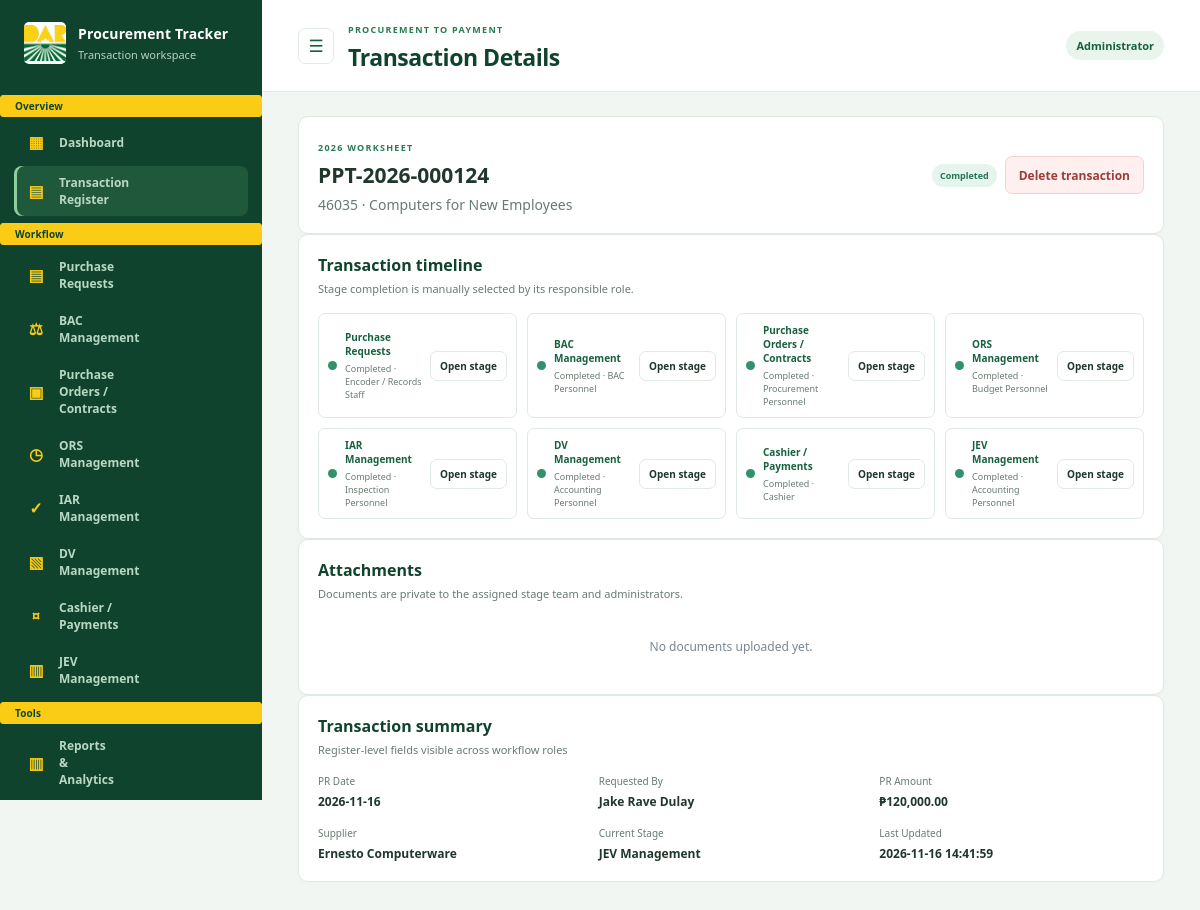
The app's page /pptracker/index.php?page=transaction&id=124 (signed in) with its own data.
### tables this page shows
CREATE TABLE `users` (
  `id` bigint(20) UNSIGNED NOT NULL,
  `name` varchar(120) NOT NULL,
  `username` varchar(60) NOT NULL,
  `password_hash` varchar(255) NOT NULL,
  `role` varchar(60) NOT NULL,
  `active` tinyint(1) NOT NULL DEFAULT 1,
  `created_at` datetime NOT NULL DEFAULT current_timestamp(),
  `last_login` datetime DEFAULT NULL
);

CREATE TABLE `transactions` (
  `id` bigint(20) UNSIGNED NOT NULL,
  `transaction_code` varchar(40) NOT NULL,
  `worksheet` varchar(30) NOT NULL,
  `current_stage` varchar(40) NOT NULL DEFAULT 'purchase_requests',
  `status` varchar(30) NOT NULL DEFAULT 'In Progress',
  `created_by` bigint(20) UNSIGNED DEFAULT NULL,
  `created_at` datetime NOT NULL DEFAULT current_timestamp(),
  `updated_at` datetime NOT NULL DEFAULT current_timestamp() ON UPDATE current_timestamp()
);

CREATE TABLE `purchase_requests` (
  `transaction_id` bigint(20) UNSIGNED NOT NULL,
  `sequence_number` varchar(50) DEFAULT NULL,
  `pr_date` date DEFAULT NULL,
  `pr_number` varchar(100) DEFAULT NULL,
  `received_at` datetime DEFAULT NULL,
  `particulars` text DEFAULT NULL,
  `quantity` decimal(16,3) DEFAULT NULL,
  `unit` varchar(80) DEFAULT NULL,
  `amount` decimal(16,2) DEFAULT NULL,
  `requested_by` varchar(150) DEFAULT NULL,
  `workflow_status` varchar(30) NOT NULL DEFAULT 'In Progress',
  `updated_by` bigint(20) UNSIGNED DEFAULT NULL,
  `updated_at` datetime NOT NULL DEFAULT current_timestamp() ON UPDATE current_timestamp()
);

CREATE TABLE `purchase_orders` (
  `transaction_id` bigint(20) UNSIGNED NOT NULL,
  `po_number` varchar(100) DEFAULT NULL,
  `po_date` date DEFAULT NULL,
  `supplier` varchar(200) DEFAULT NULL,
  `accountant_received_date` date DEFAULT NULL,
  `coa_received_date` date DEFAULT NULL,
  `procurement_mode` varchar(150) DEFAULT NULL,
  `description` text DEFAULT NULL,
  `quantity` decimal(16,3) DEFAULT NULL,
  `unit` varchar(80) DEFAULT NULL,
  `amount` decimal(16,2) DEFAULT NULL,
  `released_time` time DEFAULT NULL,
  `released_date` date DEFAULT NULL,
  `workflow_status` varchar(30) NOT NULL DEFAULT 'Not Started',
  `remarks` text DEFAULT NULL,
  `updated_by` bigint(20) UNSIGNED DEFAULT NULL,
  `updated_at` datetime NOT NULL DEFAULT current_timestamp() ON UPDATE current_timestamp()
);

### pptracker/app/bootstrap.php (called while the page is built, shortened)
<?php
$config = require dirname(__DIR__) . '/config.php';
function db(): PDO
{
    static $pdo;
    global $config;
    if ($pdo instanceof PDO) return $pdo;
    $dsn = sprintf('mysql:host=%s;port=%s;dbname=%s;charset=utf8mb4', $config['db_host'], $config['db_port'], $config['db_name']);
    $pdo = new PDO($dsn, $config['db_user'], $config['db_password'], [
        PDO::ATTR_ERRMODE => PDO::ERRMODE_EXCEPTION,
        PDO::ATTR_DEFAULT_FETCH_MODE => PDO::FETCH_ASSOC,
        PDO::ATTR_EMULATE_PREPARES => false,
    ]);
    return $pdo;
}
function h(mixed $value): string
{
    return htmlspecialchars((string)($value ?? ''), ENT_QUOTES | ENT_SUBSTITUTE, 'UTF-8');
}
function current_user(): ?array
{
    $id = (int)($_SESSION['user']['id'] ?? 0);
    $stmt = db()->prepare('SELECT id,name,username,role FROM users WHERE id=? AND active=1');
    $stmt->execute([$id]);
    $user = $stmt->fetch();
    $resolvedUser = [
        'id' => (int)$user['id'],
        'name' => $user['name'],
        'username' => $user['username'],
        'role' => $user['role'],
    ];
    return $resolvedUser;
}
function transaction_row(int $id): ?array
{
    $stmt = db()->prepare('SELECT t.*, pr.pr_number, pr.pr_date, pr.particulars, pr.requested_by, pr.amount AS pr_amount, po.supplier, po.po_number FROM transactions t LEFT JOIN purchase_requests pr ON pr.transaction_id=t.id LEFT JOIN purchase_orders po ON po.transaction_id=t.id WHERE t.id=?');
    $stmt->execute([$id]);
    $row = $stmt->fetch();
    return $row ?: null;
}
function stage_statuses(int $id): array
{
    $statuses = [];
    foreach (STAGES as $stage => $info) {
        if ($stage === 'cashier') {
            $stmt = db()->prepare('SELECT COUNT(*), SUM(workflow_status = ?) FROM payment_records WHERE transaction_id=?');
            $stmt->execute(['Completed', $id]);
            [$count, $done] = $stmt->fetch(PDO::FETCH_NUM);
            $statuses[$stage] = (int)$count === 0 ? 'Not Started' : ((int)$count === (int)$done ? 'Completed' : 'In Progress');
            continue;
        }
        $stmt = db()->prepare("SELECT workflow_status FROM `{$info['table']}` WHERE transaction_id=?");
        $stmt->execute([$id]);
        $value = $stmt->fetchColumn();
        $statuses[$stage] = is_string($value) && $value !== '' ? $value : 'Not Started';
    }
    return $statuses;
}
function status_class(string $status): string
{
    return match ($status) {
        'Completed' => 'complete', 'Returned' => 'returned', 'On Hold' => 'hold',
        'In Progress' => 'progress', default => 'pending',
    };
}
function money(float $amount): string
{
    return '₱' . number_format($amount, 2);
}

### pptracker/index.php (the view, shortened to what this page needs)
<?php
require __DIR__ . '/app/bootstrap.php';
require __DIR__ . '/app/modules/transaction_detail.php';
function page_title(string $page): string
{
    return match ($page) {
        'dashboard' => 'Dashboard',
        'transactions' => 'Transaction Register',
        'reports' => 'Reports & Analytics',
        'users' => 'User Management',
        'activity' => 'Activity Logs',
        'import' => 'Excel Import',
        'transaction' => 'Transaction Details',
        'new-transaction' => 'New Transaction',
        default => STAGES[$page]['label'] ?? 'Procurement Tracker',
    };
}
    ?>
    <?php
$user = current_user();
$page = (string)($_GET['page'] ?? 'dashboard');
$currentPageTitle = page_title($page);
?>
<!doctype html>
<html lang="en">
<head>
    <link rel="stylesheet" href="assets/app.css">
</head>
<body>
<?php if (isset($dbError)): ?>
    <main class="auth-wrap"><section class="auth-card"><span class="eyebrow">DATABASE SETUP REQUIRED</span><h1>Cannot connect to MySQL</h1><p>Start MySQL in XAMPP, create the <code>pptracker</code> database in phpMyAdmin, then check <code>config.php</code>.</p></section></main>
<?php else: ?>
    <div class="layout">
        <aside class="sidebar" id="app-sidebar">
            <a class="brand" href="index.php" aria-label="Procurement Tracker home" title="Procurement Tracker"><img class="brand-mark" src="assets/dar-logo.png" alt=""><span class="brand-copy"><strong>Procurement Tracker</strong><small>Transaction workspace</small></span></a>
            <div class="sidebar-label"><span class="sidebar-label-text">Overview</span></div>
            <nav class="navigation">
                <a class="<?= $page === 'dashboard' ? 'active' : '' ?>" href="index.php?page=dashboard" aria-label="Dashboard" title="Dashboard"><span class="nav-icon" aria-hidden="true">▦</span><span class="nav-label">Dashboard</span></a>
                <a class="<?= in_array($page, ['transactions', 'transaction'], true) ? 'active' : '' ?>" href="index.php?page=transactions" aria-label="Transaction Register" title="Transaction Register"><span class="nav-icon" aria-hidden="true">▤</span><span class="nav-label">Transaction Register</span></a>
            </nav>
            <div class="sidebar-label"><span class="sidebar-label-text">Workflow</span></div>
            <nav class="navigation">
                <?php foreach (STAGES as $stage => $info): if (!can_access_stage($stage, $user)) continue; ?>
                    <a class="<?= $page === $stage ? 'active' : '' ?>" href="index.php?page=<?= h($stage) ?>" aria-label="<?= h($info['label']) ?>" title="<?= h($info['label']) ?>"><span class="nav-icon" aria-hidden="true"><?= h($info['icon']) ?></span><span class="nav-label"><?= h($info['label']) ?></span></a>
                <?php endforeach; ?>
            </nav>
            <div class="sidebar-label"><span class="sidebar-label-text">Tools</span></div>
            <nav class="navigation">
                <a class="<?= $page === 'reports' ? 'active' : '' ?>" href="index.php?page=reports" aria-label="Reports & Analytics" title="Reports & Analytics"><span class="nav-icon" aria-hidden="true">▥</span><span class="nav-label">Reports & Analytics</span></a>
            </nav>
        </aside>
        <main class="main">
            <header class="topbar"><button class="sidebar-toggle" type="button" aria-controls="app-sidebar" aria-expanded="true" aria-label="Minimize navigation menu" title="Minimize navigation menu" data-sidebar-toggle><span aria-hidden="true">☰</span></button><div class="topbar-title"><span class="eyebrow">PROCUREMENT TO PAYMENT</span><h1><?= h($currentPageTitle) ?></h1></div><div class="topbar-actions"><span class="role-chip"><?= h($user['role']) ?></span></div></header>
            <div class="content">
                <?php render_page($page, $user); ?>
            </div>
        </main>
    </div>
<?php endif; ?>
</body>
</html>
<?php
function render_page(string $page, array $user): void
{
    if ($page === 'transaction') {
        render_transaction_detail_module($user);
        return;
    }
}
    ?>

### pptracker/app/modules/transaction_detail.php (shortened to what this page needs)
<?php
function render_transaction_detail_module(array $user): void
{
    $id = filter_input(INPUT_GET, 'id', FILTER_VALIDATE_INT);
    $record = $id ? transaction_row((int)$id) : null;
    $statuses = stage_statuses((int)$id);
    $isManagementViewer = $user['role'] === 'Viewer / Management';
    $attachments = db()->prepare('SELECT a.*,u.name AS uploader FROM attachments a LEFT JOIN users u ON a.uploaded_by=u.id WHERE a.transaction_id=? ORDER BY a.created_at DESC');
    $attachments->execute([$id]);
    $allAttachments = array_values(array_filter($attachments->fetchAll(), static fn(array $file): bool => $user['role'] === 'Administrator' || can_access_stage($file['stage'], $user)));
    ?>
    <div id="transaction-detail-content">
    <section class="record-heading panel"><div><span class="eyebrow"><?= h($record['worksheet']) ?> WORKSHEET</span><h2><?= h($record['transaction_code']) ?></h2><p><?= h($record['pr_number'] ?: 'PR number not assigned') ?> · <?= h($record['particulars'] ?: 'No particulars entered') ?></p></div><div class="record-actions"><span class="status <?= h(status_class($record['status'])) ?>"><?= h($record['status']) ?></span><?php if ($user['role'] === 'Administrator'): ?><form method="post" data-confirm="Delete this transaction and all its stage data and attachments?"><?= csrf_field() ?><input type="hidden" name="action" value="delete_transaction"><input type="hidden" name="id" value="<?= (int)$id ?>"><button class="button danger">Delete transaction</button></form><?php endif; ?></div></section>
    <?php if ($isManagementViewer): ?>
        <section class="panel">
            <div class="panel-heading"><div><h2>Transaction Progress</h2><p>Read-only status for each workflow stage.</p></div></div>
            <?php if ($record['status'] === 'Completed'): ?><div class="viewer-completion"><span class="viewer-completion-icon" aria-hidden="true">✓</span><div><strong>Transaction completed!</strong><small>All workflow stages are complete.</small></div></div><?php endif; ?>
            <div class="timeline timeline-viewer"><?php foreach (STAGES as $stage => $info): $stageStatus = $statuses[$stage] ?? 'Not Started'; ?>
                <div class="timeline-item"><span class="timeline-dot <?= h(status_class($stageStatus)) ?>"></span><div class="timeline-copy"><strong><?= h($info['label']) ?></strong><small><?= h($stageStatus) ?></small></div><span class="status <?= h(status_class($stageStatus)) ?>"><?= h($stageStatus) ?></span></div>
            <?php endforeach; ?></div>
        </section>
    <?php else: ?>
        <section class="panel"><?php if ($user['role'] === 'Administrator'): ?><div class="panel-heading"><div><h2>Transaction timeline</h2><p>Stage completion is manually selected by its responsible role.</p></div></div><?php endif; ?><div class="timeline<?= $user['role'] === 'Administrator' ? '' : ' timeline-assigned' ?>"><?php foreach (STAGES as $stage => $info): if (!can_access_stage($stage, $user)) continue; $stageStatus = $statuses[$stage] ?? 'Not Started'; ?>
            <div class="timeline-item"><span class="timeline-dot <?= h(status_class($stageStatus)) ?>"></span><div class="timeline-copy"><strong><?= h($info['label']) ?></strong><small><?= h($stageStatus) ?> · <?= h($info['role']) ?></small></div>
                <a class="button small secondary" data-open-stage-modal href="index.php?page=transaction&id=<?= (int)$id ?>&stage=<?= h($stage) ?>&stage_modal=1">Open stage</a>
            </div><?php endforeach; ?></div></section>
    <?php endif; ?>
    <section class="panel"><div class="panel-heading"><div><h2>Attachments</h2><p>Documents are private to the assigned stage team and administrators.</p></div></div>
        <?php if ($allAttachments): ?><div class="table-wrap"><table><thead><tr><th>Document</th><th>Stage</th><th>Uploaded by</th><th>Date</th><th></th></tr></thead><tbody><?php foreach ($allAttachments as $file): ?><tr><td><?= h($file['original_name']) ?></td><td><?= h(STAGES[$file['stage']]['label'] ?? $file['stage']) ?></td><td><?= h($file['uploader'] ?? 'Unknown') ?></td><td><?= h($file['created_at']) ?></td><td><?php if ($user['role'] === 'Administrator' || can_access_stage($file['stage'], $user)): ?><form method="post"><?= csrf_field() ?><input type="hidden" name="action" value="download_attachment"><input type="hidden" name="attachment_id" value="<?= (int)$file['id'] ?>"><button class="text-link">Download</button></form><?php else: ?><span class="muted">Restricted</span><?php endif; ?></td></tr><?php endforeach; ?></tbody></table></div><?php else: ?><div class="empty-state compact">No documents uploaded yet.</div><?php endif; ?>
    </section>
    <section class="panel"><div class="panel-heading"><div><h2>Transaction summary</h2><p>Register-level fields visible across workflow roles</p></div></div><div class="detail-grid"><div><small>PR Date</small><strong><?= h($record['pr_date'] ?: '—') ?></strong></div><div><small>Requested By</small><strong><?= h($record['requested_by'] ?: '—') ?></strong></div><div><small>PR Amount</small><strong><?= h($record['pr_amount'] === null ? '—' : money((float)$record['pr_amount'])) ?></strong></div><div><small>Supplier</small><strong><?= h($record['supplier'] ?: '—') ?></strong></div><div><small>Current Stage</small><strong><?= h(STAGES[$record['current_stage']]['label'] ?? $record['current_stage']) ?></strong></div><div><small>Last Updated</small><strong><?= h($record['updated_at']) ?></strong></div></div></section>
    </div>
    <?php
}

### records on screen
users: role "Administrator"
transactions: worksheet "2026", transaction_code "PPT-2026-000124", purchase_requests.pr_number "46035", purchase_requests.particulars "Computers for New Employees", status "Completed", purchase_requests.pr_date "2026-11-16", purchase_requests.requested_by "Jake Rave Dulay", purchase_requests.amount "₱120,000.00", purchase_orders.supplier "Ernesto Computerware", current_stage "JEV Management", updated_at "2026-11-16 14:41:59"

### other values on screen
$info['icon'] "▤"
$info['label'] "Purchase Requests"
$info['icon'] "⚖"
$info['label'] "BAC Management"
$info['icon'] "▣"
$info['label'] "Purchase Orders / Contracts"
$info['icon'] "◷"
$info['label'] "ORS Management"
$info['icon'] "✓"
$info['label'] "IAR Management"
$info['icon'] "▧"
$info['label'] "DV Management"
$info['icon'] "¤"
$info['label'] "Cashier / Payments"
$info['icon'] "▥"
